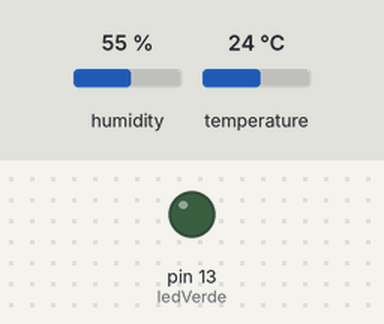
A sketch run on a simulated Arduino Uno, built with avr-gcc and run on an emulated ATmega328P. Shown: output pins drawn as LEDs (lit = HIGH). Inputs (shaded band) come from the test bench; at power-on: humidity 55 %, temperature 24 °C.

Above: at 1.5 s.
At 6.06 s:
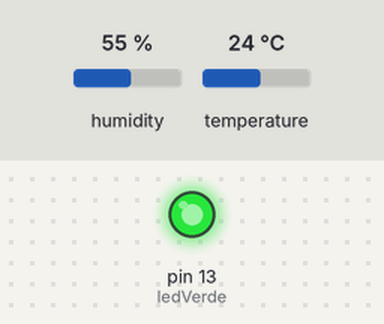
Timing chart, 0 to 6.9 s (numbered marks = the images above):
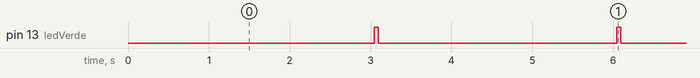

The sketch:

satelite1.ino
```cpp
#include <DHT.h>
#include <SoftwareSerial.h>

#define DHTPIN 2
#define DHTTYPE DHT11
DHT dht(DHTPIN, DHTTYPE);

SoftwareSerial mySerial(10, 11); // RX, TX

unsigned long lastTempTime = 0;
unsigned long nextTimeoutHT = 0;
bool esperandoTimeout = false;
bool enviarDatos = true; // Variable booleana para parar/reanudar

const int ledVerde = 13;

void setup() {
  mySerial.begin(9600); // Comunicación con el Arduino de Tierra
  dht.begin();
  pinMode(ledVerde, OUTPUT);
}

void loop() {
  unsigned long currentMillis = millis();

  // 1. Escuchar comandos desde la estación de tierra
  if (mySerial.available()) {
    String comando = mySerial.readStringUntil('\n');
    comando.trim();
    if (comando == "Parar") enviarDatos = false;
    if (comando == "Reanudar") enviarDatos = true;
  }

  // 2. Lectura del sensor cada 3 segundos
  if (currentMillis - lastTempTime >= 3000) {
    lastTempTime = currentMillis;

    float h = dht.readHumidity();
    float t = dht.readTemperature();

    // Gestión de fallos y timeouts
    if (isnan(h) || isnan(t)) {
      if (!esperandoTimeout) {
        esperandoTimeout = true;
        nextTimeoutHT = millis() + 5000; // 5 segundos de gracia
      }
    } else {
      esperandoTimeout = false; // El sensor volvió a funcionar

      // Si el usuario no ha pulsado "Parar", enviamos los datos
      if (enviarDatos) {
        // Formato optimizado: "T:34.2:H:20"
        mySerial.print("T:");
        mySerial.print(t);
        mySerial.print(":H:");
        mySerial.println(h);

        // Parpadeo breve del LED verde
        digitalWrite(ledVerde, HIGH);
        delay(50);
        digitalWrite(ledVerde, LOW);
      }
    }
  }

  // 3. Comprobar si saltó la alarma de fallo de sensor
  if (esperandoTimeout && (millis() >= nextTimeoutHT)) {
    mySerial.println("Fallo_Sensor");
    esperandoTimeout = false; // Reseteamos para que vuelva a contar o se mantenga
    nextTimeoutHT = millis() + 5000;
  }
}
```

Measured:
- by itself, pin 13 (ledVerde): alternates HIGH for 0.05 s and LOW for 3.0 s
